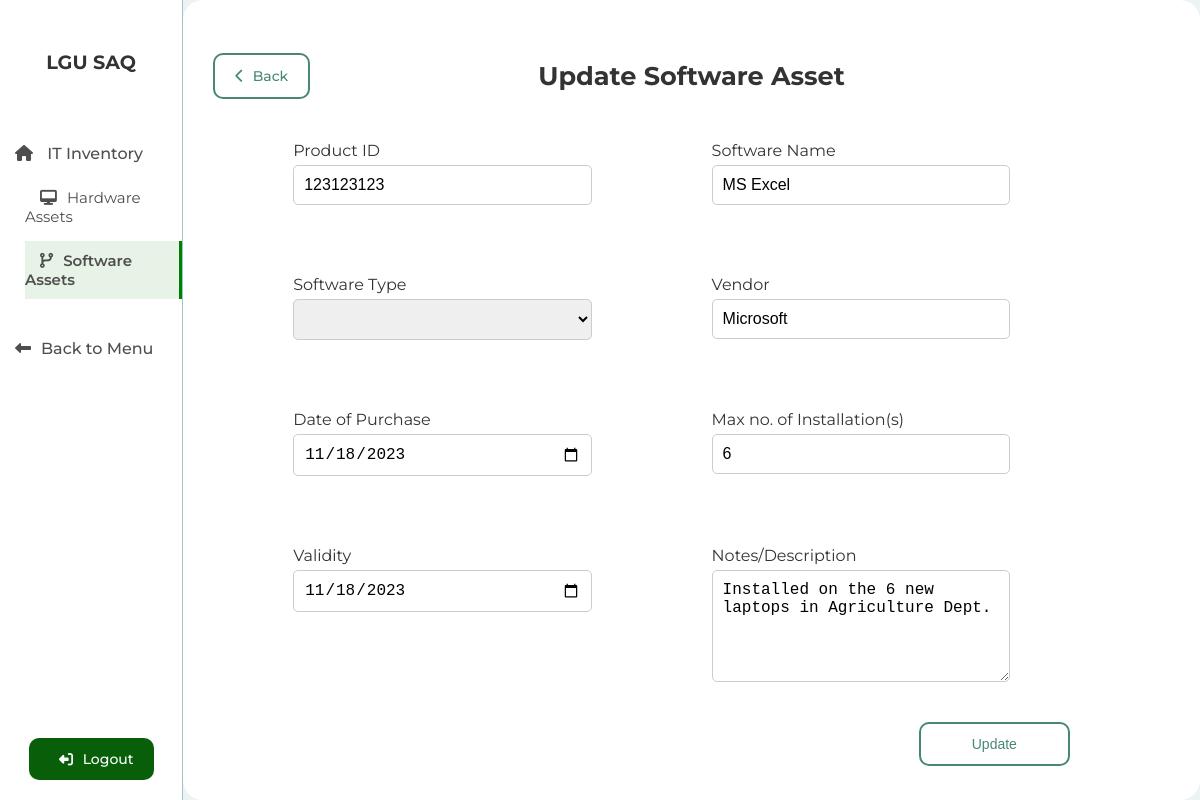
The app's page /IT_Asset_Inventory/edit_software_asset.php?current_id=5 (signed in) with its own data.
### tables this page shows
CREATE TABLE `software_asset` (
  `id` int(11) NOT NULL,
  `product_id` varchar(255) NOT NULL,
  `software` varchar(255) NOT NULL,
  `software_type` varchar(255) NOT NULL,
  `manufacturer` varchar(255) NOT NULL,
  `date_of_purchase` date NOT NULL,
  `no_of_installation` int(11) NOT NULL,
  `validity` date NOT NULL,
  `soft_description` varchar(255) NOT NULL,
  `curr_status` varchar(255) NOT NULL,
  `created_at` timestamp NOT NULL DEFAULT current_timestamp()
);

### IT_Asset_Inventory/edit_software_asset.php (the view, shortened to what this page needs)
<?php
  require("../config/db_config.php");
  $productId = $softwareName = $softwareType = $manufacturer = $dateOfPurchase = $numOfInstallation = $validity = $softwDescription = $currStatus = "";
  if($_SERVER["REQUEST_METHOD"] == "GET"){
    $currentId = $_GET["current_id"];
    $sql = "SELECT * FROM software_asset WHERE id={$currentId}";
    $result = mysqli_query($conn, $sql);
    $selectedRecord = mysqli_fetch_assoc($result);
    if($selectedRecord){
        $productId = $selectedRecord["product_id"];
        $softwareName = $selectedRecord["software"];
        $softwareType = $selectedRecord["software_type"];
        $manufacturer = $selectedRecord["manufacturer"];
        $dateOfPurchase = $selectedRecord["date_of_purchase"];
        $numOfInstallation = $selectedRecord["no_of_installation"];
        $validity = $selectedRecord["validity"];
        $softwDescription = $selectedRecord["soft_description"];
    }
    else{
      die("No records Available");
    }
  }
?>
<!DOCTYPE html>
<html lang="en">
  <head>
    <link rel="stylesheet" href="../CSS/style.css" />
    <link rel="stylesheet" href="../CSS/utilities.css" />
    <link
      rel="stylesheet"
      href="https://cdnjs.cloudflare.com/ajax/libs/font-awesome/6.4.2/css/all.min.css"
    />
  </head>
  <body>
  <?php include("../inc/sidebar.php") ?>
    <section class="main-dashboard">
      <section class="add-new-asset">
        <div class="top-header">
          <a href="<?php echo "software_asset_info.php?id=".$_GET["current_id"]?>" class="back btn btn-outline"><i class="fas fa-chevron-left"></i> Back</a>
          <h1 class="txt-lg">Update Software Asset</h1>
        </div>
          <form action="<?php htmlspecialchars($_SERVER["PHP_SELF"]);?>" method="POST" class="add-software-asset-form">
            <div class="add-asset-form-container">
               <div class="form-group">
                <label for="soft-product-id">Product ID</label>
                <input type="text" id="soft-product-id" name="soft-product-id" value="<?php echo $productId ?>" placeholder="Enter the Product ID of the software">
              </div>
              <div class="form-group">
                <label for="software-name" >Software Name</label>
                <input type="text" id="software-name" name="software-name" value="<?php echo $softwareName ?>" placeholder="e.g Chrome">
              </div>
              <div class="form-group">
                <label for="software-type">Software Type</label>
                <select name="software-type" id="software-type">
                  <option <?php if(isset($softwareType) && $softwareType == "") echo "selected"; ?> value=""></option>
                  <option class="last" value="Define New">Define New</option>
                </select>
              </div>
              <div class="form-group">
                <label for="manufacturer">Vendor</label>
                <input type="text" name="manufacturer" id="manufacturer" value="<?php echo $manufacturer; ?>" placeholder="e.g Google Inc.">
              </div>
              <div class="form-group">
                <label for="date-of-purchase" >Date of Purchase</label>
                <input type="date" id="date-of-purchase" name="date-of-purchase" value="<?php echo $dateOfPurchase ?>" placeholder="">
              </div>
              <div class="form-group">
                <label for="no_of_installation">Max no. of Installation(s)</label>
                <input type="number" name="no-of-installation" id="no-of-installation" min="1" max="10000" value="<?php echo $numOfInstallation; ?>">
              </div>
              <div class="form-group">
                <label for="validity" >Validity</label>
                <input type="date" id="validity" name="validity" value="<?php echo $validity ?>" placeholder="Date of expiration">
              </div>
              <div class="form-group">
                <label for="soft_description">Notes/Description</label>
                <textarea name="softw_description" id="softw_description" cols="50" rows="5" placeholder=""><?php echo $softwDescription; ?></textarea>
              </div>
            </div>
            <div class="bottom-functions">
                <input type="submit" name="submit" value="Update" class="btn btn-outline btn-wide">
            </div>
          </form>
      </section>
    </section>
  </body>
</html>

### CSS/style.css (style rules this page uses)
* { box-sizing: border-box; margin: 0; padding: 0; }
body { height: 100vh; font-family: "Montserrat", sans-serif; color: #333333; background: #edf2f4; display: flex; }
a { text-decoration: none; color: #333333; }
h1, h2, h3, h4 { margin: 10px 0; }
.txt-lg { font-size: 1.6rem; }
.btn { display: inline-block; padding: 12px 20px; border: none; font-size: 14px; font-weight: 500; border-radius: 10px; cursor: pointer; transition: all 200ms ease-in-out; }
.btn-outline { background: transparent; border: 2px solid #478778; color: #478778; transition: all 0.2s ease-in; }
.btn-wide { width: 20%; }
.main-dashboard { position: relative; max-height: 100vh; width: 100%; overflow-y: hidden; }
.add-new-asset { width: 100%; padding: 30px 30px; border-radius: 20px; height: 100%; background: #fff; overflow-y: scroll; }
.add-new-asset .top-header { display: flex; justify-content: center; align-items: center; margin-top: 20px; margin-bottom: 40px; position: relative; }
.add-new-asset .top-header .back { position: absolute; left: 0; }
.add-new-asset .top-header .back i { margin-right: 5px; }
.add-new-asset .add-asset-form-container { display: grid; grid-template-columns: repeat(2, 1fr); grid-column-gap: 40px; grid-row-gap: 30px; justify-content: center; align-items: flex-start; padding: 0 80px; width: 100%; }
.form-group { display: flex; flex-direction: column; justify-content: flex-start; align-items: flex-start; width: 100%; margin-bottom: 30px; }
.add-new-asset .add-asset-form-container .form-group input, .add-new-asset .add-asset-form-container .form-group select, .add-new-asset .add-asset-form-container .form-group textarea { width: calc(100% - 80px); padding: 10px; margin-top: 5px; border: 1px solid #ccc; border-radius: 5px; font-size: 1rem; }
.add-new-asset .add-asset-form-container ::placeholder { font-size: 14px; }
.add-new-asset .bottom-functions { display: flex; justify-content: flex-end; align-items: center; padding-right: 100px; padding-left: 100px; }

### CSS/utilities.css (style rules this page uses)
.form-group input[type="text"], .form-group input[type="file"], .form-group input[type="datetime-local"], .form-group select { width: 100%; padding: 10px; margin-top: 10px; border: 1px solid #ccc; border-radius: 5px; font-size: 1rem; }
.form-group textarea { margin-top: 10px; padding: 10px; border: 1px solid #ccc; border-radius: 5px; }

### records on screen
software_asset: soft-product-id "123123123", software-name "MS Excel", manufacturer "Microsoft", date-of-purchase "11/18/2023", no-of-installation "6", validity "11/18/2023", softw_description "Installed on the 6 new laptops in Agriculture Dept."
